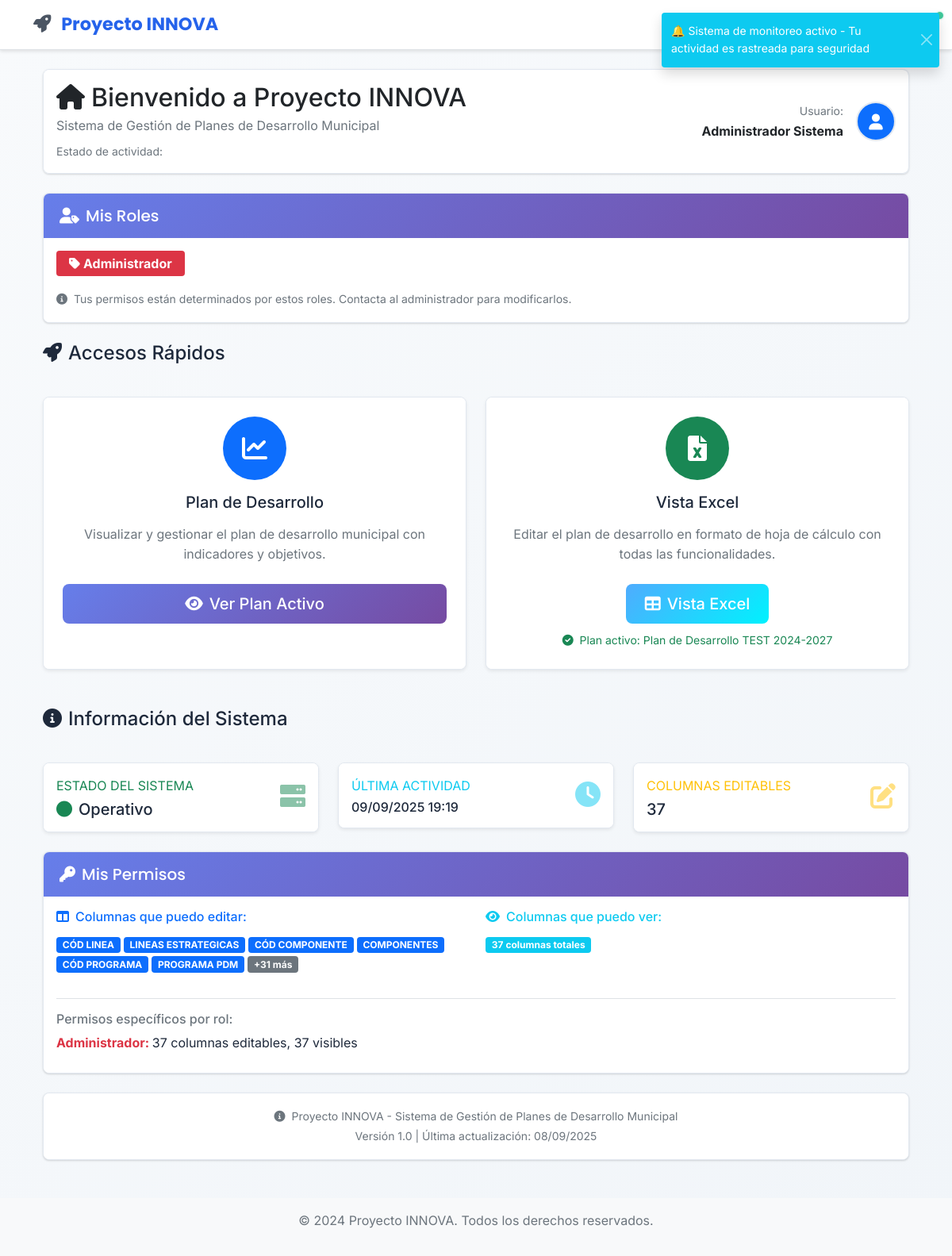
/dashboard (signed in), run on an earlier commit of the app's database.
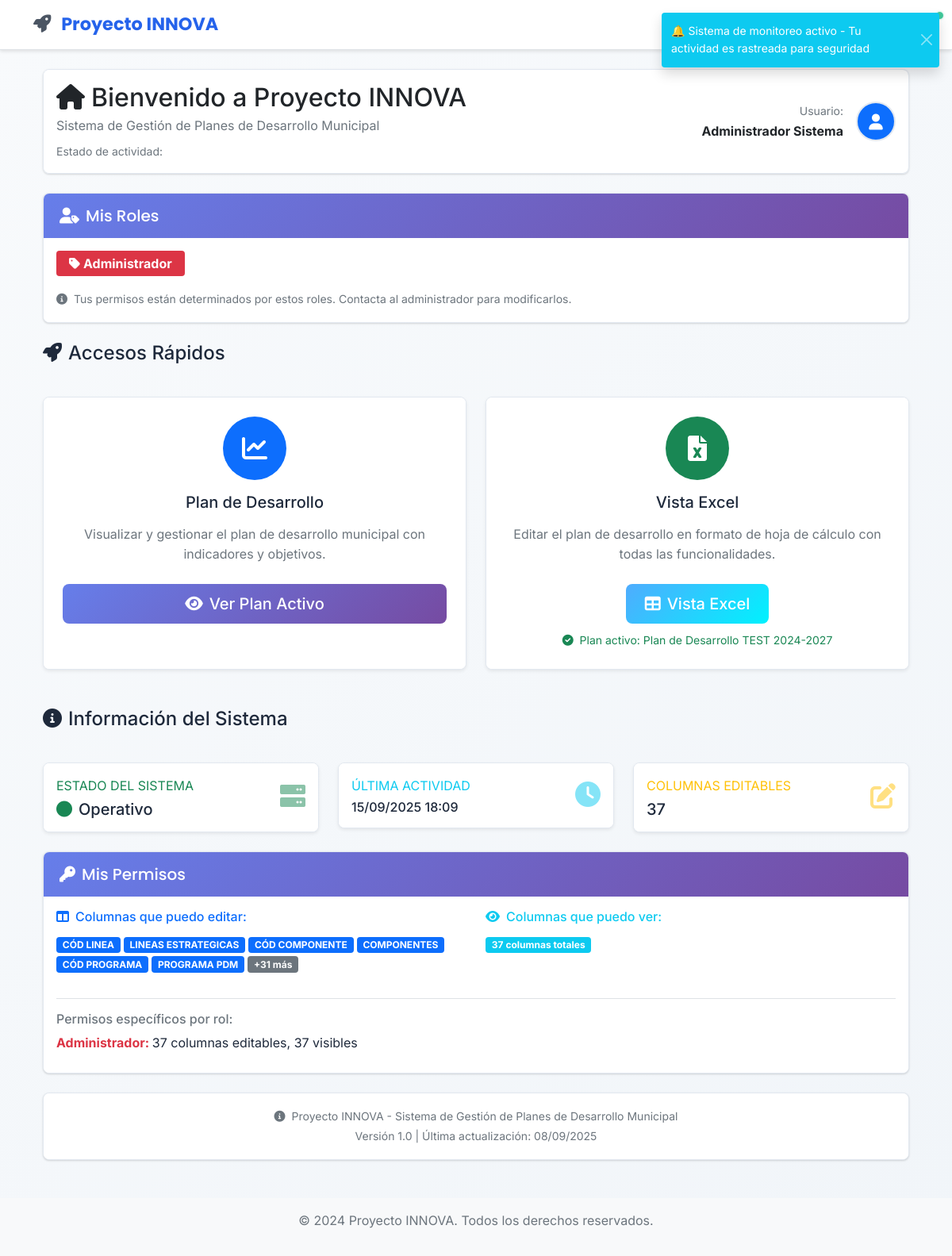
And on a later commit of the database.
### app/models/user.py (models this page shows, shortened)
class User(UserMixin, db.Model):
    __tablename__ = 'users'
    id = db.Column(db.Integer, primary_key=True)
    username = db.Column(db.String(64), unique=True, nullable=False, index=True)
    email = db.Column(db.String(120), unique=True, nullable=False, index=True)
    password_hash = db.Column(db.String(256), nullable=False)
    first_name = db.Column(db.String(64), nullable=False)
    last_name = db.Column(db.String(64), nullable=False)
    position = db.Column(db.String(100))  # Cargo en la alcaldía
    municipality = db.Column(db.String(100), nullable=False)  # Nombre de la alcaldía
    department = db.Column(db.String(100), nullable=False)  # Departamento/Estado
    municipality_code = db.Column(db.String(20))  # Código único de la alcaldía
    is_active = db.Column(db.Boolean, default=True)
    created_at = db.Column(db.DateTime, default=ahora_utc)
    updated_at = db.Column(db.DateTime, default=ahora_utc, onupdate=ahora_utc)
    last_login = db.Column(db.DateTime)
    legacy_role = db.Column(db.String(20), default='viewer')  # Mantener para compatibilidad
    active_roles = db.relationship('UserRole',
                                 foreign_keys='UserRole.user_id',
                                 lazy=True,
                                 primaryjoin="and_(User.id==UserRole.user_id, UserRole.is_active==True)")
    user_roles = db.relationship('UserRole',
                               foreign_keys='UserRole.user_id',
                               lazy=True,
                               overlaps="active_roles")
    @property
    def password(self):
        raise AttributeError('La contraseña no es un atributo legible')
    def get_full_name(self):
        return f"{self.first_name} {self.last_name}"
    @property
    def role(self):
        return self.legacy_role
    def is_admin(self):
        if self.active_roles:
            admin_names = ['admin', 'administrador']
            return any(ur.role.name.lower() in admin_names for ur in self.active_roles)
        return self.legacy_role == 'admin'
    def get_editable_columns(self):
        if self.is_admin():
            return [
                'CÓD LINEA', 'LINEAS ESTRATEGICAS', 'CÓD COMPONENTE', 'COMPONENTES',
                'CÓD PROGRAMA', 'PROGRAMA PDM', 'DEPENDENCIA RESPOSABLE', 'BPIM',
                'NOMBRE PROYECTO', 'INDICADORES ', 'CÓD INDICADOR DE PRODUCTO',
                'INDICADOR DE PRODUCTO', 'TIPO DE INDICADOR', 'LINEA BASE', 'SENTIDO',
                'TIPOLOGÍA', 'UNIDAD', 'META CUATRIENIO (2024-2027)', 'META 2024',
                'EJECUCIÓN I TRIMESTRE ', 'EJECUCIÓN II TRIMESTRE ',
                'EJECUCIÓN III TRIMESTRE ', 'EJECUCIÓN IV TRIMESTRE ',
                'EJECUCIÓN ACUMULADA', '% CUMPLIMIENTO I TRIMESTRE',
                '% CUMPLIMIENTO II TRIMESTRE', '% CUMPLIMIENTO III TRIMESTRE',
                '% CUMPLIMIENTO IV TRIMESTRE', '% CUMPLIMIENTO ACUMULADO',
                'POBLACIÓN IMPACTADA POR SECTOR I TRIMESTRE',
                'POBLACIÓN IMPACTADA POR SECTOR II TRIMESTRE',
                'POBLACIÓN IMPACTADA POR SECTOR III TRIMESTRE',
                'POBLACIÓN IMPACTADA POR SECTOR IV TRIMESTRE',
                'OBSERVACIÓN AL CUMPLIMIENTO ITRIMESTRE',
                'OBSERVACIÓN AL CUMPLIMIENTO II TRIMESTRE',
                'OBSERVACIÓN AL CUMPLIMIENTO III TRIMESTRE',
                'OBSERVACIÓN AL CUMPLIMIENTO IV TRIMESTRE'
            ]
        editable_columns = set()
        for user_role in self.active_roles:
            editable_columns.update(user_role.role.get_editable_columns())
        return list(editable_columns)
    def get_viewable_columns(self):
        if self.is_admin():
            return self.get_editable_columns()
        viewable_columns = set()
        for user_role in self.active_roles:
            viewable_columns.update(user_role.role.get_viewable_columns())
        return list(viewable_columns)

### app/views/main.py (the view)
@main_bp.route('/')
@main_bp.route('/dashboard')
@login_required
def dashboard():
    from app.models import PlanDesarrollo
    plan_activo = PlanDesarrollo.get_plan_activo_o_primero(current_user)
    return render_template('main/dashboard.html', title='Dashboard', plan_activo=plan_activo)

### app/models/plan_desarrollo.py (called while the page is built)
    @classmethod
    def filtro_visibilidad(cls, usuario):
        from app.models.user import User
        return cls.municipio.has(
            db.and_(
                User.municipality == usuario.municipality,
                User.department == usuario.department,
            )
        )

    @classmethod
    def visibles_para(cls, usuario):
        return cls.query.filter(cls.filtro_visibilidad(usuario))

    @classmethod
    def get_plan_activo(cls, usuario):
        return cls.visibles_para(usuario).filter(cls.estado == 'activo').first()

    @classmethod
    def get_plan_activo_o_primero(cls, usuario):
        plan_activo = cls.get_plan_activo(usuario)
        if plan_activo:
            return plan_activo
        return cls.visibles_para(usuario).order_by(cls.created_at.desc()).first()

### app/models/role.py (called while the page is built)
    def get_editable_columns(self):
        return [p.column_name for p in self.column_permissions if p.can_edit]

    def get_viewable_columns(self):
        return [p.column_name for p in self.column_permissions if p.can_view]

### app/templates/main/dashboard.html (shortened to what the changed rows need)
{% extends "base.html" %}
{% block content %}
<div class="container-fluid mt-4">
    <div class="row mb-4">
        <div class="col-12">
            <div class="card bg-gradient-primary text-dark">
                <div class="card-body">
                    <div class="row align-items-center">
                        <div class="col-md-8">
                            <h2 class="mb-1">
                                <i class="fas fa-home me-2"></i>Bienvenido a Proyecto INNOVA
                            </h2>
                        </div>
                        <div class="col-md-4 text-end">
                            <div class="d-flex align-items-center justify-content-end">
                                <div class="me-3">
                                    <small class="text-muted">Usuario:</small><br>
                                    <strong>{{ current_user.get_full_name() }}</strong>
                                </div>
                            </div>
                        </div>
                    </div>
                </div>
            </div>
        </div>
    </div>
    <div class="row">
        <div class="col-lg-4 col-md-6 mb-4">
            <div class="card border-left-info shadow-sm">
                <div class="card-body">
                    <div class="row align-items-center">
                        <div class="col-8">
                            <div class="text-xs font-weight-bold text-info text-uppercase mb-1">
                                Última Actividad
                            </div>
                            <div class="h6 mb-0 font-weight-bold text-gray-800">
                                {% if current_user.last_login %}
                                    {{ current_user.last_login.strftime('%d/%m/%Y %H:%M') }}
                                {% else %}
                                    Primera sesión
                                {% endif %}
                            </div>
                        </div>
                    </div>
                </div>
            </div>
        </div>
    </div>
                                {% set editable_cols = current_user.get_editable_columns() %}
                                {% set viewable_cols = current_user.get_viewable_columns() %}
</div>
{% endblock %}

What changed in the data, as far as the page shows it:
changed User "Administrador Sistema": last_login "09/09/2025 19:19" → "15/09/2025 18:09"
